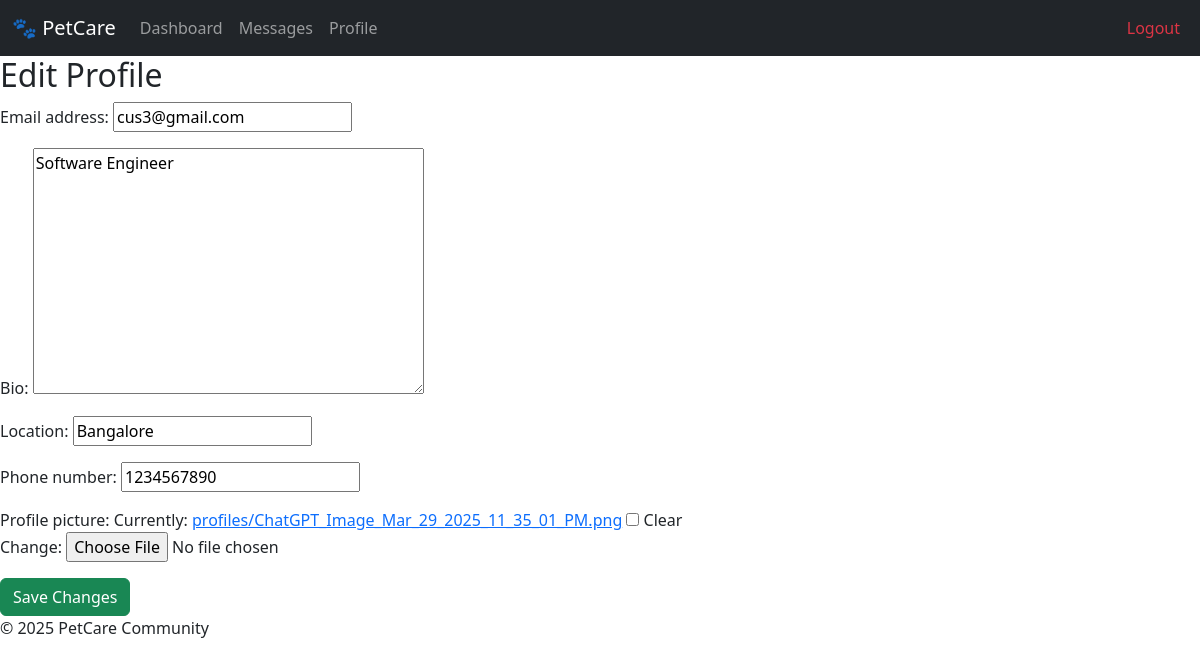
Page /accounts/profile/edit/ (signed in) on the committed database.
### accounts/models.py (models this page shows, shortened)
class User(AbstractUser):
    is_owner = models.BooleanField(default=False)
    is_sitter = models.BooleanField(default=False)
    profile_picture = models.ImageField(upload_to='profiles/', blank=True, null=True)
    bio = models.TextField(blank=True)
    phone_number = models.CharField(max_length=15, blank=True)
    location = models.CharField(max_length=100, blank=True)

### accounts/views.py (the view)
# urls.py: path('profile/edit/', views.profile_edit, name='profile_edit'),
@login_required
def profile_edit(request):
    if request.method == 'POST':
        form = UserProfileForm(request.POST, request.FILES, instance=request.user)
        if form.is_valid():
            form.save()
            messages.success(request, "Profile updated successfully!")
            return redirect('profile_view')
    else:
        form = UserProfileForm(instance=request.user)
    return render(request, 'accounts/profile_edit.html', {'form': form})

### accounts/forms.py
class UserProfileForm(forms.ModelForm):
    class Meta:
        model = User
        fields = ['email', 'bio', 'location', 'phone_number', 'profile_picture']

### accounts/templates/accounts/profile_edit.html (shortened to what this page needs)
{% extends "base.html" %}
{% block content %}
<h2>Edit Profile</h2>
<form method="post" enctype="multipart/form-data">
  {{ form.as_p }}
  <button type="submit" class="btn btn-success">Save Changes</button>
</form>
{% endblock %}

### rows in the picture
User: email "cus3@gmail.com", bio "Software Engineer", location "Bangalore", phone_number "1234567890"
